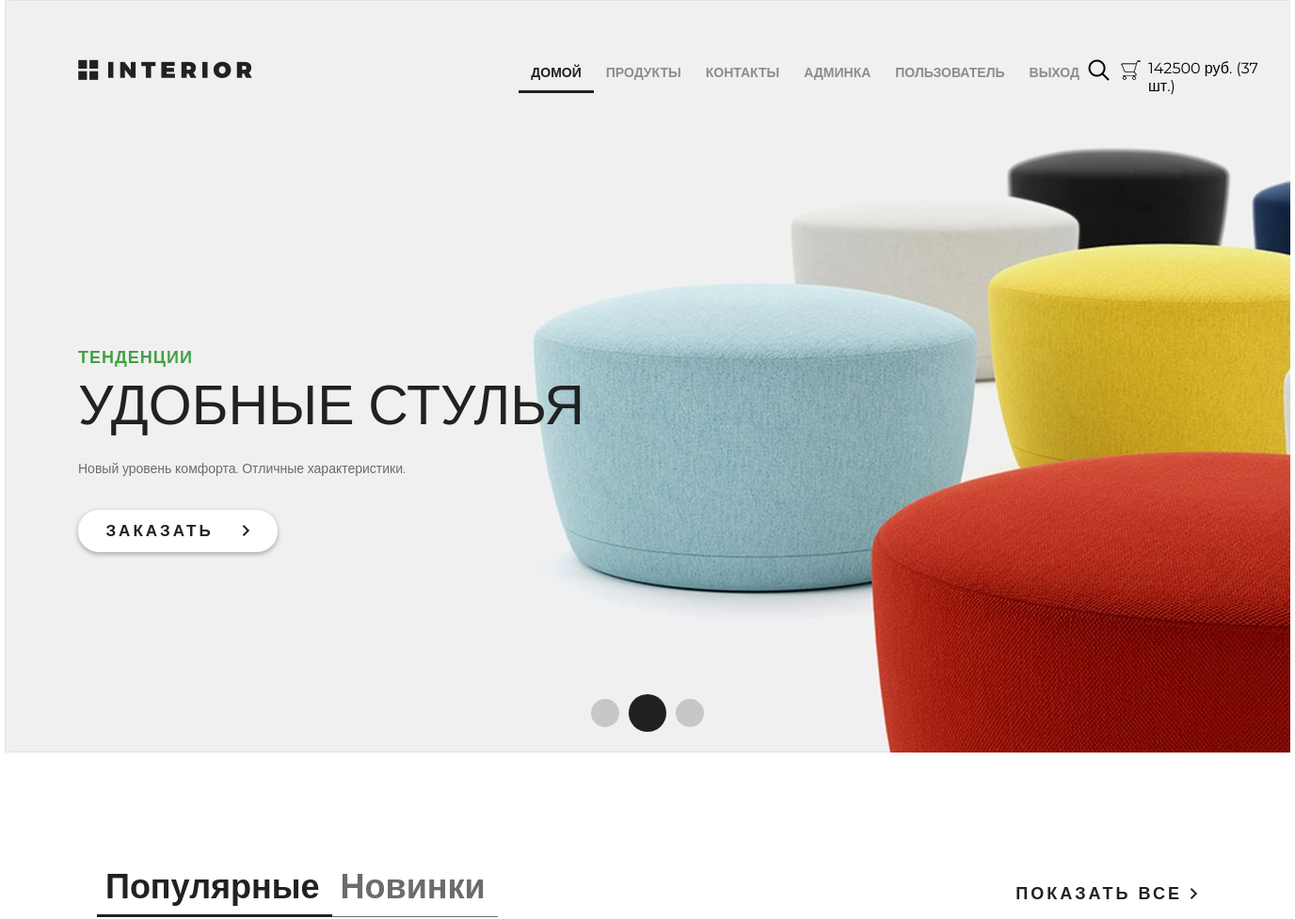
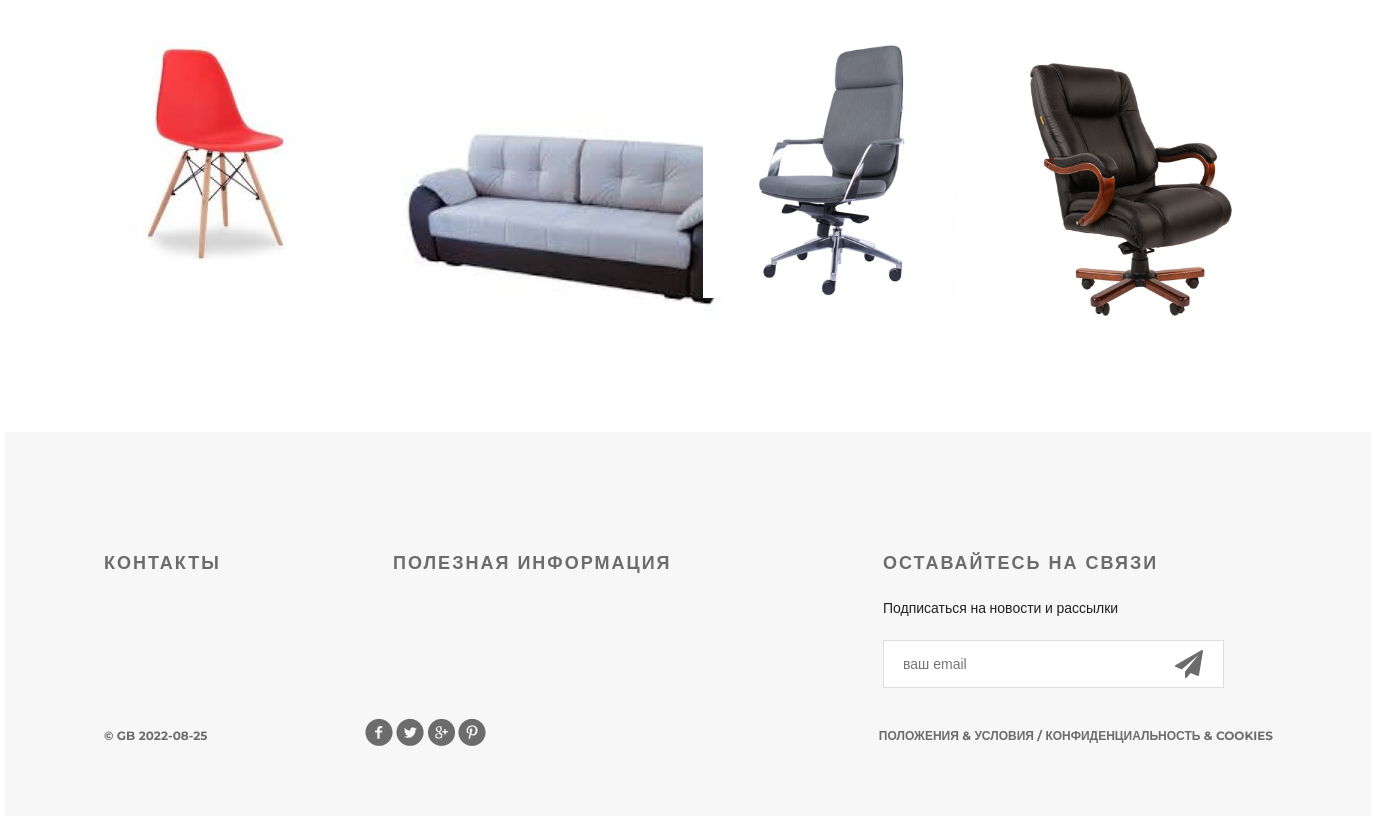
Page / (signed in) on the committed database (2 pictures, top to bottom).
### authapp/models.py (models this page shows, shortened)
class ShopUser(AbstractUser):
    avatar = models.ImageField(upload_to='users', blank=True, verbose_name='Аватарка')
    age = models.PositiveSmallIntegerField(verbose_name='Возраст', blank=True, null=True)
    activation_key = models.CharField(max_length=128, blank=True)
    activation_key_expires = models.DateTimeField(
        default=get_activation_key_expiration_date
    )

### basketapp/models.py (models this page shows, shortened)
class Basket(models.Model):
    product = models.ForeignKey(Product, on_delete=models.CASCADE, verbose_name='Товар')
    user = models.ForeignKey(settings.AUTH_USER_MODEL, on_delete=models.CASCADE, verbose_name='Пользователь')
    quantity = models.PositiveSmallIntegerField(default=0, verbose_name='Количество')
    created_at = models.DateTimeField(auto_now_add=True, verbose_name='Добавлен')
    class Meta:
        verbose_name = 'корзина'
        verbose_name_plural = 'корзины'
        ordering = ('created_at',)
    @property
    def product_cost(self):
        return self.product.price * self.quantity
    @property
    def total_quantity(self):
        _items = Basket.objects.filter(user=self.user)
        return sum(list(map(lambda x: x.quantity, _items)))
    @property
    def total_cost(self):
        _items = Basket.objects.filter(user=self.user)
        return sum(list(map(lambda x: x.product_cost, _items)))

### mainapp/models.py (models this page shows, shortened)
class Product(models.Model):
    category = models.ForeignKey(Category, on_delete=models.CASCADE, verbose_name='Категория')
    name = models.CharField(max_length=128, verbose_name='Название', unique=True)
    image = models.ImageField(upload_to='product', blank=True, null=True, verbose_name='Изображение')
    short_desk = models.CharField(max_length=128, verbose_name='Краткое описание')
    description = models.TextField(verbose_name='Описание')
    price = models.DecimalField(max_digits=8, decimal_places=2, verbose_name='Цена')
    quantity = models.PositiveSmallIntegerField(default=0, verbose_name='Количество')
    is_active = models.BooleanField(default=True, verbose_name='Активен')
    class Meta:
        verbose_name = 'продукт'
        verbose_name_plural = 'продукты'

### mainapp/views.py (the view)
# urls.py: path('', views.index, name='index'),
def index(request):
    context = {
        'products': Product.objects.all()[:4],
    }
    return render(request, "mainapp/index.html", context)

### mainapp/context_processors.py (called while the page is built)
def basket(request):
    print('context processor')
    basket = []
    if request.user.is_authenticated:
        basket = Basket.objects.filter(user=request.user)
    return {
        'basket': basket,
    }

### mainapp/templates/mainapp/index.html (shortened to what this page needs)
{% extends 'mainapp/base.html' %}
{% load static %}
{% block menu %}
	<div class="slider">
		<div class="header clearfix">
			{% include 'mainapp/includes/inc_main_menu.html' %}
		</div>
		<div class="text-slider">
			<h3 class="green">тенденции</h3>
			<h3 class="big"> удобные стулья</h3>
			<p>Новый уровень комфорта. Отличные характеристики.</p>
			<a href="#" class="button-order">заказать <img src="{% static 'img/arrow.png' %}" alt=""></a>
		</div>
		<div class="navi">
			<a href="#"></a><a href="#"></a><a href="#"></a>
		</div>
	</div>
{% endblock %}
{% block content %}
	<div class="featured">
		<div class="featured-menu">
				<a class="active" href="#">Популярные</a><a href="#">Новинки</a>
		</div>
		<a class="explore" href="#">показать все <img src="{% static 'img/arrow.png' %}" alt=""></a>
		<div class="clearfix">
		</div>
		<div class="tab-content">
			{% for product in products %}
			<div class="block">
				<a href="{% url 'products:product_item' product.pk %}"><img src="{% if product.image %}/media/{{ product.image }}{% else %}{% static 'img/product-1.jpg' %}{% endif %}" alt="">
				</a>
			</div>
			{% endfor %}
		</div>
	</div>
{% endblock %}

### mainapp/templates/mainapp/includes/inc_main_menu.html (shortened to what this page needs)
<a href="{% url 'index' %}" class="logo"></a>
<ul class="menu">
    <li><a href="{% url 'index' %}" {% if request.resolver_match.url_name == 'index' %}
        class="active"{% endif %}>домой</a></li>
    <li><a href="{% url 'products:products_hot_product' %}">продукты</a></li>
    <li><a href="{% url 'contact' %}">контакты</a></li>
    {% if user.is_authenticated %}
        {% if user.is_superuser %}
            <li>
                <a href="{% url 'adminapp:user_read' %}">Админка</a>
            </li>
        {% endif %}
        <li>
            <a href="{% url 'authapp:edit' %}">{{ user.first_name|default:'Пользователь' }}</a>
        </li>
        <li>
            <a href="{% url 'authapp:logout' %}">выход</a>
        </li>
    {% else %}
        <li>
            <a href="{% url 'authapp:login' %}">вход</a>
        </li>
    {% endif %}
</ul>
<a href="#" class="search"></a>
<a href="{% url 'basket:list' %}" class="basket">
    <span style="display: block; margin-left: 30px; color: black;">
        {% if basket %}
            {{ basket.0.total_cost|floatformat:0 }} руб.
            ({{ basket.0.total_quantity }} шт.)
        {% endif %}
    </span>
</a>

### static/css/style.css (style rules this page uses)
* { margin: 0; padding: 0; }
body { font-family: 'Montserrat', sans-serif; }
html, body { height: 100%; }
.slider { height: 800px; background-image: url(/static/img/slider.jpg); padding-left: 78px; padding-right: 211px; position: relative; }
.logo { background-image: url(/static/img/logo.png); margin-top: 63px; width: 185px; height: 22px; float: left; }
.menu { list-style-type: none; margin-top: 67px; float: right; }
.menu li { float: left; }
.menu a { color: #8c8c8c; font-size: 14px; font-weight: 700; text-align: right; text-transform: uppercase; text-decoration: none; padding: 10px 13px; }
.menu .active { color: #212121; font-weight: 700; border-bottom: 3px solid #212121; }
.search { display: block; width: 23px; height: 23px; background-image: url(/static/img/search.png); position: absolute; top: 63px; left: 1151px; }
.basket { display: block; width: 23px; height: 23px; background-image: url(/static/img/basket.png); position: absolute; top: 63px; left: 1185px; text-decoration: none; color: #555; }
.basket span { display: block; margin-left: 30px; width: 150px; }
.clearfix:after { content: ""; display: block; clear: both; }
.text-slider { margin-top: 288px; position: absolute; }
.text-slider p { color: #6c6c6c; font-size: 14px; text-align: left; width: 458px; line-height: 24px; }
.button-order { background-color: #ffffff; box-shadow: 0px 2px 4.85px 0.15px rgba(33, 33, 33, 0.35); width: 212px; height: 45px; display: block; text-transform: uppercase; text-align: center; border-radius: 22px; text-decoration: none; color: #212121; font-size: 17px; font-weight: 700; line-height: 45px; margin-top: 32px; letter-spacing: 3px; }
.button-order img { padding-left: 22px; }
.green { text-transform: uppercase; color: #43a047; font-size: 18px; font-weight: 700; text-align: left; margin-bottom: 22px; line-height: 13px; letter-spacing: 1px; }
.big { color: #212121; font-size: 59px; line-height: 43px; text-transform: uppercase; font-weight: 100; margin-bottom: 34px; }
.navi { position: absolute; bottom: 22px; right: 618px; display: flex; width: 130px; height: 40px; justify-content: space-between; align-items: center; }
.navi a { display: block; width: 30px; height: 30px; border-radius: 50%; background-color: rgba(33, 33, 33, 0.2); float: left; margin: 0px 5px; }
.navi a:nth-child(2) { display: block; width: 40px; height: 40px; border-radius: 50%; background-color: #212121; float: left; margin: 0px; }
.featured { padding-left: 98px; padding-right: 98px; }
.featured-menu { margin-top: 120px; width: 300px; height: 49px; float: left; }
.featured-menu a { color: #6c6c6c; font-size: 36px; font-weight: 700; text-align: left; text-decoration: none; border-bottom: 1px solid #6c6c6c; padding-bottom: 10px; padding-right: 13px; padding-left: 9px; }
.featured-menu .active { font-size: 36px; font-weight: 700; text-align: left; color: #212121; border-bottom: 3px solid #212121; padding-bottom: 8px; }
.explore { text-transform: uppercase; color: #212121; font-size: 18px; font-weight: 700; line-height: 24px; text-align: center; float: right; margin-top: 138px; letter-spacing: 3px; text-decoration: none; }
.tab-content { margin-top: 50px; display: flex; justify-content: space-between; margin-bottom: 120px; }
.tab-content .block { height: 270px; width: 270px; position: relative; }

### rows in the picture
ShopUser: first_name "ПОЛЬЗОВАТЕЛЬ"
Basket: user+product+quantity "142500", user+quantity "37"
Product: image (picture)
Product: image (picture)
Product: image (picture)
Product: image (picture)
